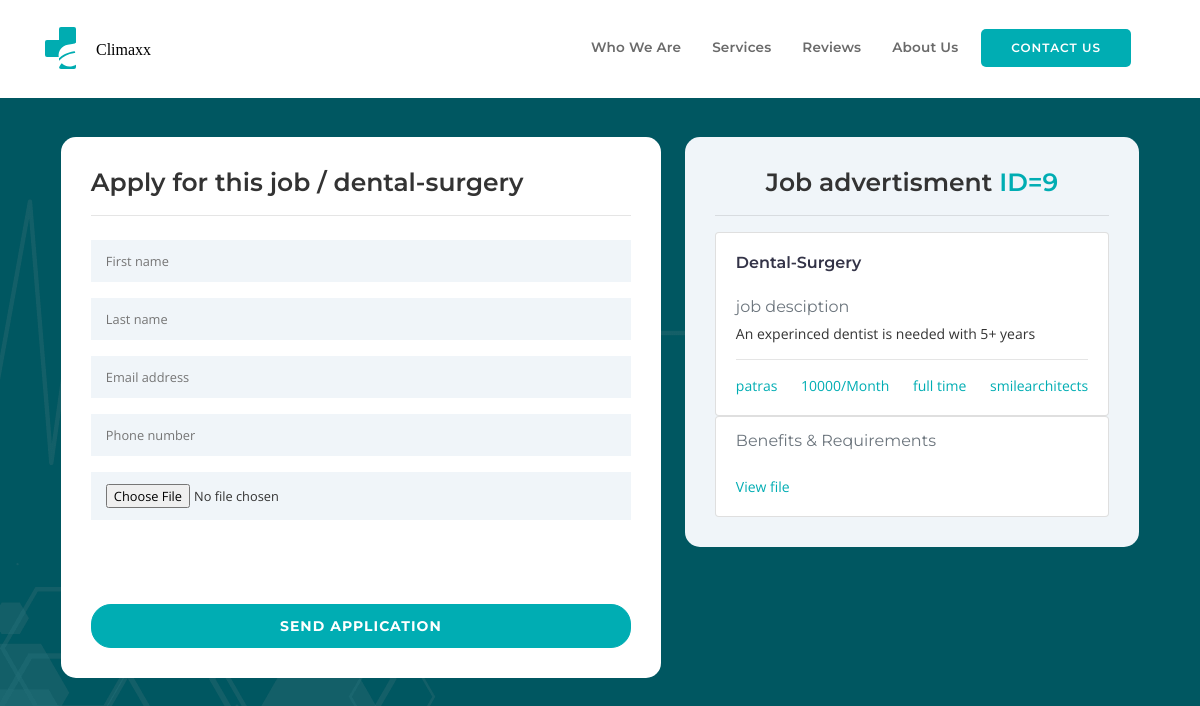
Screenshot of /apply/9 with the database file from the repository.
### website/models.py (models this page shows, shortened)
class JOB_ADS_database(db.Model):
    __tablename__ = 'JOB_ADS_database'
    __searchable__ =['org_name','reg_staff','location','contract_length','salary','salary_per','specialty','staff_type','position','job_desc']
    id = db.Column(db.Integer, primary_key=True)
    first_name = db.Column(db.String(20) ,nullable=False)
    last_name = db.Column(db.String(20),nullable=False)
    email = db.Column(db.String(200),nullable=False)
    phone_number = db.Column(db.String(200),nullable=False)
    org_name = db.Column(db.String(200) ,nullable=False)
    org_postcode = db.Column(db.String(200),nullable=False)
    position = db.Column(db.String(200),nullable=False)
    reg_staff = db.Column(db.String(200))
    staff_type = db.Column(db.String(200))
    location = db.Column(db.String(200))
    staff_num = db.Column(db.Integer)
    specialty = db.Column(db.String(200))
    contract_length = db.Column(db.String(200))
    salary = db.Column(db.Integer)
    salary_per = db.Column(db.String(200))
    job_desc = db.Column(db.String(200))
    date_posted = db.Column(db.String(50) ,nullable=True)
    filename = db.Column(db.String(50),nullable=True)
    data = db.Column(db.LargeBinary,nullable=True)
    visibility = db.Column(db.Integer,nullable=True)
    requests = db.relationship("REQUESTS_database", backref="JOB_ADS_database",cascade="all, delete")

### website/employees.py (the view)
@employees.route('/apply/<int:id>')
def apply(id):
    ad = JOB_ADS_database.query.filter_by(id=id).first()
    print(id)
    return render_template('apply.html',ad=ad)

### website/templates/apply.html (shortened to what this page needs)
<!DOCTYPE html>
<html lang="en">
  <head>
    <link href="../static/css/bootstrap.min.css" rel="stylesheet" type="text/css" media="all" />
    <link rel="stylesheet" href="../static/css/animate.css">
    <link rel="stylesheet" href="../static/css/owl.carousel.css">
    <link rel="stylesheet" href="../static/css/owl.theme.css">
    <link rel="stylesheet" href="../static/css/ionicons.min.css">
    <link href="../static/css/stylesheet.css" rel="stylesheet" type="text/css" media="all" />
  </head>
  <body class="boxed-layout" style="background-image: url('../static/images/hero-bg.png'); background-color: hsl(186, 100%, 19%);">
    <div class="wrapper" >
      <nav class="navbar navbar-expand-md navbar-light bg-light fixed-top wt-border">
        <div class="container">
          <a href="/" class="navbar-brand">
            <img src="../static/images/logo copy.svg" width="136" height="46" alt="Climaxx home">
          </a>
          <div class="collapse navbar-collapse" id="navbarSupportedContent">
            <ul class="navbar-nav ml-auto navbar-right">
              <li class="nav-item"><a class="nav-link js-scroll-trigger" href="/">Who we are</a></li>
              <li class="nav-item"><a class="nav-link js-scroll-trigger" href="/">Services</a></li>
              <li class="nav-item"><a class="nav-link js-scroll-trigger" href="/">Reviews</a></li>
              <li class="nav-item"><a class="nav-link js-scroll-trigger" href="/about_us">About us</a></li>
              <li><a class="btn-nav js-scroll-trigger" href="/#cta">Contact Us</a></li>
            </ul>
          </div>
        </div>
      </nav>
      <br>
        <br>
        <br>
        <br>
        <div class="containerrr" style="margin-right: 20px;" >
          <br>
          <br>
          <br>
            <div class="left-div left-text" style="background-color: white; ">
                <h2>Apply for this job / {{ad.staff_type}}-{{ad.specialty}}</h2>
                <hr>
                <form enctype=multipart/form-data action="/send_app/{{ad.id}}" method="POST" id="contact-form" onsubmit="sendEmail()">
                    <input type="text" placeholder="First name" name="first_name" required/>
                    <input type="text" placeholder="Last name" name="last_name" required/>
                    <input type="email" placeholder="Email address" name="email" required id="contact-user"/>
                    <input type="tel" placeholder="Phone number" name="phone_num" required/>
                    <input id="file-upload" type="file" name="pdf"  accept=".pdf,.doc" required/>
                    <br>
                    <br>
                    <br>
                    <br>
                    <br>
                    <button type="submit" style="width: 100%; background-color: hsl(182, 100%, 35%);;">Send application</button>
                  </form>
            </div>
            <div class="right-div right-text" style="margin-right: -10px; border-radius: 15px;">
                <strong><h2 style="text-align: center;">Job advertisment <span style="color: hsl(182, 100%, 35%);"> ID={{ad.id}}</span></h2></strong>
                <hr>
                <div class="card" style="width: auto;">
                    <div class="card-body">
                      <a href="#"><h5 class="card-title" style="color: #333347; font-weight: 600; text-transform: capitalize;">{{ad.staff_type}}-{{ad.specialty}}</h5></a>
                      <br>
                      <h6 class="card-subtitle mb-2 text-muted">job desciption</h6>
                      <p class="card-text">{{ad.job_desc}}</p>
                      <hr>
                      <a href="#" class="card-link" style="color: hsl(182, 100%, 35%);">{{ad.location}}</a>
                      <a href="#" class="card-link" style="color: hsl(182, 100%, 35%);">{{ad.salary}}/{{ad.salary_per}}</a>
                      <a href="#" class="card-link" style="color: hsl(182, 100%, 35%);">{{ad.contract_length}}</a>
                      <a href="#" class="card-link" style="color: hsl(182, 100%, 35%);">{{ad.org_name}}</a>
                      <br>
                    </div>
                  </div>
                  <div class="card" style="width: auto;">
                    <div class="card-body">
                        <h6 class="card-subtitle mb-2 text-muted">Benefits & Requirements</h6>
                        <br>
                        <a href="/download/{{ad.filename}}" style="color: hsl(182, 100%, 35%);">View file</a>
                    </div>
                  </div>
            </div>
        </div>
        <br>
        <br>
  </body>
</html>

### website/static/css/stylesheet.css (style rules this page uses)
html, body, div, span, applet, object, iframe, h1, h2, h3, h4, h5, h6, p, blockquote, pre, a, abbr, acronym, address, big, cite, code, del, dfn, em, img, ins, kbd, q, s, samp, small, strike, strong, sub, sup, tt, var, b, u, i, center, dl, dt, dd, ol, ul, li, fieldset, form, label, legend, table, caption, tbody, tfoot, thead, tr, th, td, article, aside, canvas, details, embed, figure, figcaption, footer, header, hgroup, menu, nav, output, ruby, section, summary, time, mark, audio, video { margin: 0; padding: 0; border: 0; font-size: 100%; font: inherit; vertical-align: baseline; }
article, aside, details, figcaption, figure, footer, header, hgroup, menu, nav, section { display: block; }
body { line-height: 1; }
ol, ul { list-style: none; }
h1, h2, h3, h4, h5, h6 { font-family: 'Montserrat'; font-size: 16px; }
p { font-family: 'Open Sans'; font-size: 14px; }
html * { text-rendering: optimizeLegibility !important; -webkit-font-smoothing: antialiased; -moz-osx-font-smoothing: grayscale; }
body { -webkit-font-smoothing: antialiased; -moz-osx-font-smoothing: grayscale; }
*, *:after, *:before { -webkit-box-sizing: border-box; -moz-box-sizing: border-box; box-sizing: border-box; }
.navbar { font-family: "Montserrat"; padding: 20px 0; background-color: #FFFFFF !important; border-bottom: 1px solid #EFEFF1; -webkit-transition: 0.5s all ease; transition: 0.5s all ease; }
.wt-border { border-bottom: 2px solid #FFFFFF !important; }
.navbar .navbar-brand { font-family: 'Montserrat'; font-size: 18px; font-weight: 600; letter-spacing: 0px; color: #333347 !important; vertical-align: middle; }
.navbar .navbar-brand img { vertical-align: middle; margin-right: 0.3em; }
.navbar-nav { height: auto; background: #FFFFFF; padding: 0 1.5rem; display: flex; align-items: center; -webkit-transition: 0.5s all ease; transition: 0.5s all ease; }
.navbar-nav .nav-item { margin-right: 0; margin-top: 1.5rem; font-size: 0.85rem; font-weight: 400; text-transform: capitalize; color: #333347; display: flex; }
.navbar-nav .nav-item .nav-link { color: #6a6a6a; font-weight: 600; display: flex; letter-spacing: 0.01rem; vertical-align: middle; }
.btn-nav { display: inline-block; height: 38px; padding: 1px 30px; text-align: center; font-size: 12px; font-weight: 600; line-height: 36px; letter-spacing: 1px; margin: 25px 0; text-transform: uppercase; text-decoration: none !important; white-space: nowrap; cursor: pointer; background-color: hsl(182, 100%, 35%); color: white; border-radius: 5px; box-sizing: border-box; -webkit-transition: 0.2s; -moz-transition: 0.2s; transition: 0.2s; }
* { box-sizing:border-box; margin:0; }
h2 { font-family: 'Montserrat'; font-size: 25px; font-weight: 600; line-height: 1.2; margin-bottom:1rem; padding-bottom: 2px; }
input, select { background-color: #f0f5f9; border: none; padding: 12px 15px; margin: 8px 0; width: 100%; font-size:0.8rem; font-family: 'Open Sans' }
button { border-radius: 20px; border: 1px solid hsl(182, 100%, 35%);; background-color: hsl(182, 100%, 35%);; color: #FFFFFF; font-weight: bold; font-family: 'Montserrat'; padding: 12px 45px; letter-spacing: 1px; text-transform: uppercase; transition: transform 80ms ease-in; cursor:pointer; }
ul { list-style-type: circle; }
@media only screen and (min-width: 767px) { .navbar-nav { margin-top: 0; } }
@media only screen and (min-width: 767px) { .navbar-nav .nav-item { margin-top: 0; margin-right: 15px; font-size: 0.85rem; font-weight: 400; } }
@media only screen and (min-width: 767px) { .btn-nav { margin: 0; } }

### website/templates/apply.html (style rules this page uses)
.containerrr { text-align: center; padding: 15px; }
.left-div { display: inline-block; max-width: 600px; text-align: left; padding: 30px; background-color: white; border-radius: 3px; margin: 10px; border-radius: 15px; vertical-align: top; }
.right-div { display: inline-block; max-width: 600px; text-align: left; padding: 30px; border-radius: 15px; background-color: rgb(240, 245, 249); border-radius: 3px; margin: 10px; }
.left-text, .right-text { font: 14px 'Open Sans'; color: #333; }

### rows the page displays
JOB_ADS_database: staff_type "dental", specialty "surgery", id "9", staff_type "Dental", specialty "Surgery", job_desc "An experinced dentist is needed with 5+ years", location "patras", salary "10000", salary_per "Month", contract_length "full time", org_name "smilearchitects"
